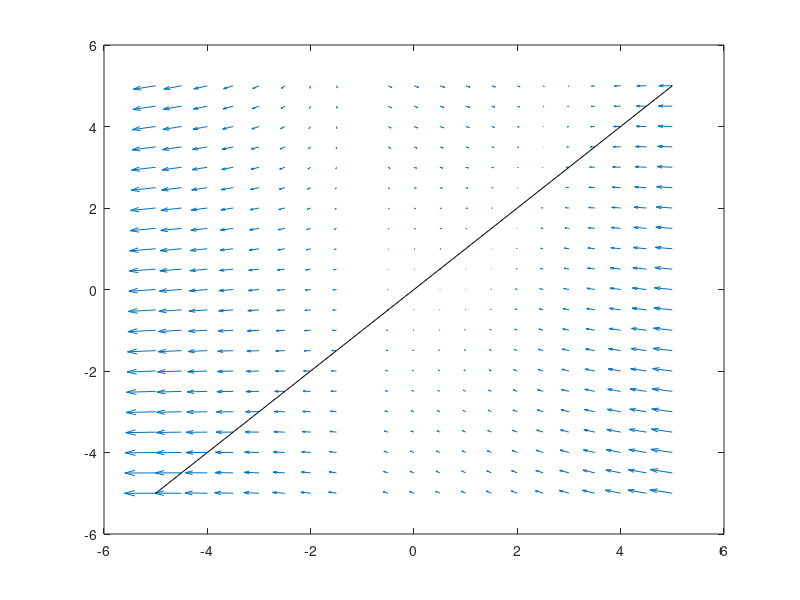

Write the MATLAB code that produced this figure. (Note: this script raises an error after producing the figure.)
function nullclines = Nulclines_Oregonator()

%%%%%%%%%%%%%%%%%%%%%%%%%%%%%%%%%%%%%%%%%%%%%%%%%%%%%%%%%%%%%%%%%%%%%%%%%%%
% This function computes the nullclines for the Oregonator system
%%%%%%%%%%%%%%%%%%%%%%%%%%%%%%%%%%%%%%%%%%%%%%%%%%%%%%%%%%%%%%%%%%%%%%%%%%%

    A = 0.06;
    B = 0.02;

    k1 = 1.28;
    k2 = 2.4*10^6;
    k3 = 33.6;
    k4 = 2400;
    k5 = 1;

    f= 1;
    q = 1;%(2*k1*k4)/(k2*k3);%1;
    eps = k5/(k3*A);

    % create the mesh for the vector field
    mesh_x = -5:0.5:5;
    mesh_z = -5:0.5:5;
    [x, z] = meshgrid(mesh_x, mesh_z);

    dx = (1/eps).*(((f*z)./(q+x).*(q+x))+x.*(1-x));%(1/eps)*((1-x).*(((f*z)./(1+x))+x));%(1/eps)*((1-x).*(((f*z)./(1+x))+x));
    dz = x-z;
    null_x = x./x;
    null_z = x;

    % cretate the mesh for the streamlines
    [start_x,start_z] = meshgrid(0.5,[0.5,1.5]);

    verts = stream2(x,z,dx,dz,start_x,start_z);

    figure;
    quiver(x,z,dx,dz); hold on;
    plot(mesh_x,mesh_z,'k'); hold on;
    streamline(verts); hold on;
    xline(1,'--r',{'x=1'});
    yline(1,'--r',{'z=1'});
    xlim([0 5.5]);
    ylim([0 5.5]);
    xlabel('x');
    ylabel('z');
end